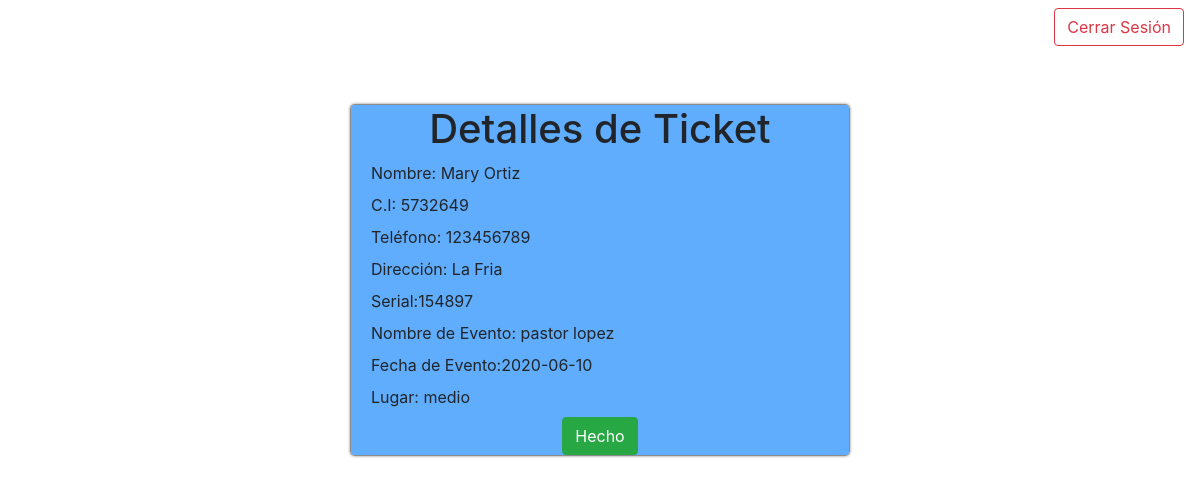
/Sistema/views/detail.php?id=1 (signed in), run on the app's committed database.
### tables this page shows
CREATE TABLE `users` (
  `id` int NOT NULL AUTO_INCREMENT,
  `name` varchar(255) NOT NULL,
  `lastName` varchar(255) NOT NULL,
  `ci` int DEFAULT NULL,
  `address` varchar(255) NOT NULL,
  `maleOrFemale` varchar(1) DEFAULT NULL,
  `phone` int DEFAULT NULL,
  `userName` varchar(255) NOT NULL,
  `password` varchar(255) NOT NULL,
  `role` varchar(32) DEFAULT 'user',
  PRIMARY KEY (`id`),
  UNIQUE KEY `userName` (`userName`)
);

CREATE TABLE `tickets` (
  `id` int NOT NULL AUTO_INCREMENT,
  `userId` varchar(255) NOT NULL,
  `serial` varchar(255) NOT NULL,
  `eventName` varchar(255) NOT NULL,
  `eventDate` varchar(255) NOT NULL,
  `eventLocation` varchar(255) NOT NULL,
  PRIMARY KEY (`id`),
  UNIQUE KEY `serial` (`serial`)
);

### Sistema/models/users_model.php (called while the page is built, shortened)
<?php
    class UsersModel extends DB
    {
        private $userName = 'userName';
        private $table = 'users';
        public function readOneRegistryToDB($registry)
        {
            $connection = parent:: connectedToDB();
            try{
                $query = "SELECT * FROM $this->table WHERE $this->userName=:userName";
                $result = $connection->prepare($query);
                $result->execute($registry);
                return $result->fetch(PDO::FETCH_ASSOC);
            }catch (Exception $e){
                exit ("ERROR: ".$e->getMessage());
            }
        }
    }
?>

### Sistema/models/tickets_model.php (called while the page is built, shortened)
<?php
    class TicketsModel extends DB
    {
        private $id = 'id';
        private $table = 'tickets';
        public function readOneRegistryToDBId($registry)
        {
            $connection = parent:: connectedToDB();
            try{
                $query = "SELECT * FROM $this->table WHERE $this->id=:id";
                $result = $connection->prepare($query);
                $result->execute($registry);
                return $result->fetch(PDO::FETCH_ASSOC);
            }catch (Exception $e){
                exit ("ERROR: ".$e->getMessage());
            }
        }
    }

### Sistema/views/detail.php (the view, shortened to what this page needs)
<?php
    include_once '../models/tickets_model.php';
    include_once '../models/users_model.php';
    $usersModel = new UsersModel ();
    $ticketsModel = new TicketsModel ();
    if(isset($_SESSION['idToDetail']))
    {
        $registry = array ('id'=>$_SESSION['idToDetail']);
        $result = $ticketsModel->readOneRegistryToDBId($registry);
    }else
    {
        $registry = array ('id'=>$_GET['id']);
        $result = $ticketsModel->readOneRegistryToDBId($registry);
    }
    $registry2 = array('userName'=>$result['userId']);
    $resultUser = $usersModel->readOneRegistryToDB($registry2);
?>
<!DOCTYPE html>
<html lang="en">
<head>
    <link rel="stylesheet" href="../css/bootstrap.min.css">
    <link rel="stylesheet" href="../css/register.css">
</head>
<body>
    <nav class="navbar navbar-light bg-faded">
        <a class="btn btn-outline-danger" href="../controllers/logout_controller.php">Cerrar Sesión</a>
    </nav>
    <div class="modal-dialog">
        <div class="col-sm-12 main-section">
            <div class="modal-content">
                <div class="row justify-content-center">
                    <h1>Detalles de Ticket</h1>
                </div>
                <label>Nombre: <?php echo $resultUser['name'].' '.$resultUser['lastName'];?></label>
                <label>C.I: <?php echo $resultUser['ci'];?></label>
                <label>Teléfono: <?php echo $resultUser['phone'];?></label>
                <label>Dirección: <?php echo $resultUser['address'];?></label>
                <label>Serial:<?php echo $result['serial'];?></label>
                <label>Nombre de Evento: <?php echo $result['eventName'];?></label>
                <label>Fecha de Evento:<?php echo $result['eventDate'];?></label>
                <label>Lugar: <?php echo $result['eventLocation'];?></label>
                <div class="col-sm-12">
                    <div class="row justify-content-center">
                        <a href="adminHome.php" class="btn btn-success">Hecho</a>
                    </div>
                </div>
            </div>
        </div>
    </div>
</body>
</html>

### Sistema/css/register.css (style rules this page uses)
.main-section { margin:0 auto; margin-top:10%; padding: 0; }
.modal-content { background-color: #5fadfc; padding: 0 20px; box-shadow: 0px 0px 3px #848484; }

### data on the page
users: name "Mary", lastName "Ortiz", ci "5732649", phone "123456789", address "La Fria"
tickets: serial "154897", eventName "pastor lopez", eventDate "2020-06-10", eventLocation "medio"
